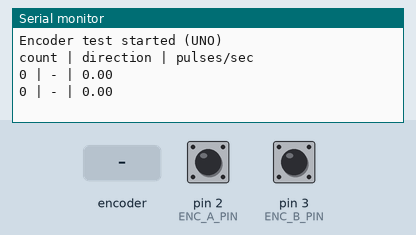
Bench run of a sketch on a simulated Arduino Uno, built with avr-gcc and run on an emulated ATmega328P. Parts: the last lines printed to the serial monitor. The inputs (shaded band) are chosen by the test bench; at power-on: pin 2 (ENC_A_PIN) HIGH, pin 3 (ENC_B_PIN) HIGH.

Above: at 1.2 s.
1.3 s: rotary encoder on pin 2 (ENC_A_PIN) / pin 3 (ENC_B_PIN) turned 1 step (first pin leading)
At 1.9 s:
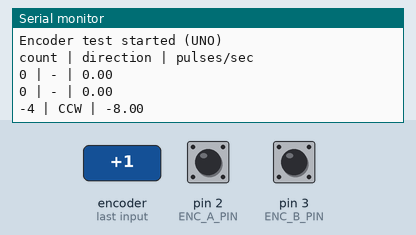
3.5 s: rotary encoder on pin 2 (ENC_A_PIN) / pin 3 (ENC_B_PIN) turned 2 steps (second pin leading)
At 3.9 s:
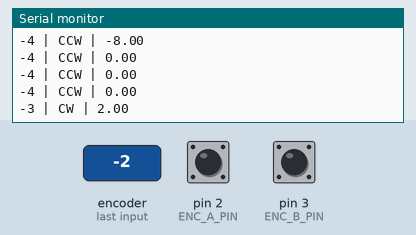
Timing chart, 0 to 6.5 s (numbered marks = the images above; inputs shaded):
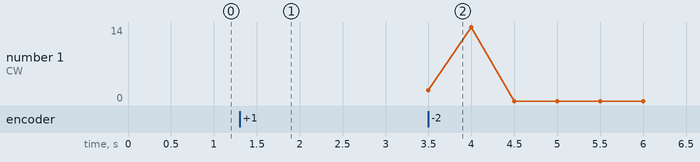

The sketch:

motor_encoder_test.ino
```cpp
// ===== Incremental Encoder Test (Arduino UNO) =====
// Prints:
//  - count (total pulses)
//  - direction (CW / CCW)
//  - pulses per second (speed)
//
// Encoder wiring:
//  A -> D2 (INT0)
//  B -> D3 (INT1)
//  Vcc -> 5V (if your encoder supports 5V)
//  GND -> GND

const int ENC_A_PIN = 2;
const int ENC_B_PIN = 3;

volatile long encoderCount = 0;
volatile int lastDirection = 0; // +1 = CW, -1 = CCW

unsigned long lastPrintTime = 0;
long lastCountSnapshot = 0;

const unsigned long PRINT_INTERVAL_MS = 500; // print twice per second

void encoderA_ISR() {
  bool A = digitalRead(ENC_A_PIN);
  bool B = digitalRead(ENC_B_PIN);

  if (A == B) {
    encoderCount++;
    lastDirection = +1;
  } else {
    encoderCount--;
    lastDirection = -1;
  }
}

void encoderB_ISR() {
  bool A = digitalRead(ENC_A_PIN);
  bool B = digitalRead(ENC_B_PIN);

  if (A != B) {
    encoderCount++;
    lastDirection = +1;
  } else {
    encoderCount--;
    lastDirection = -1;
  }
}

void setup() {
  Serial.begin(115200);

  pinMode(ENC_A_PIN, INPUT_PULLUP);
  pinMode(ENC_B_PIN, INPUT_PULLUP);

  attachInterrupt(digitalPinToInterrupt(ENC_A_PIN), encoderA_ISR, CHANGE);
  attachInterrupt(digitalPinToInterrupt(ENC_B_PIN), encoderB_ISR, CHANGE);

  Serial.println("Encoder test started (UNO)");
  Serial.println("count | direction | pulses/sec");
}

void loop() {
  unsigned long now = millis();

  if (now - lastPrintTime >= PRINT_INTERVAL_MS) {
    noInterrupts();
    long countSnapshot = encoderCount;
    int dirSnapshot = lastDirection;
    interrupts();

    unsigned long dt = now - lastPrintTime;
    long delta = countSnapshot - lastCountSnapshot;
    float pulsesPerSecond = (dt > 0) ? (delta * 1000.0f) / dt : 0.0f;

    Serial.print(countSnapshot);
    Serial.print(" | ");

    if (dirSnapshot > 0) Serial.print("CW");
    else if (dirSnapshot < 0) Serial.print("CCW");
    else Serial.print("-");

    Serial.print(" | ");
    Serial.println(pulsesPerSecond);

    lastCountSnapshot = countSnapshot;
    lastPrintTime = now;
  }
}
```

Measured:
- after the input at 1.3 s, the serial monitor: prints a new line after 0.20 s (image 1)
- after the input at 3.5 s, the serial monitor: prints a new line at once (image 2)
